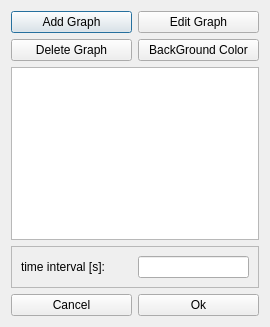
<?xml version="1.0" encoding="UTF-8"?>
<ui version="4.0">
 <class>Graph_Editor_gui</class>
 <widget class="QDialog" name="Graph_Editor_gui">
  <property name="geometry">
   <rect>
    <x>0</x>
    <y>0</y>
    <width>270</width>
    <height>327</height>
   </rect>
  </property>
  <property name="windowTitle">
   <string>Graph Editor</string>
  </property>
  <layout class="QGridLayout" name="gridLayout">
   <item row="0" column="0">
    <widget class="QPushButton" name="pushButton_add">
     <property name="text">
      <string>Add Graph</string>
     </property>
    </widget>
   </item>
   <item row="0" column="1">
    <widget class="QPushButton" name="pushButton_edit">
     <property name="text">
      <string>Edit Graph</string>
     </property>
    </widget>
   </item>
   <item row="1" column="0">
    <widget class="QPushButton" name="pushButton_delete">
     <property name="text">
      <string>Delete Graph</string>
     </property>
    </widget>
   </item>
   <item row="1" column="1">
    <widget class="QPushButton" name="pushButton_backGndColor">
     <property name="text">
      <string>BackGround Color</string>
     </property>
    </widget>
   </item>
   <item row="2" column="0" colspan="2">
    <widget class="QTableWidget" name="tableWidget_graph_list"/>
   </item>
   <item row="3" column="0" colspan="2">
    <widget class="QFrame" name="frame">
     <property name="frameShape">
      <enum>QFrame::StyledPanel</enum>
     </property>
     <property name="frameShadow">
      <enum>QFrame::Raised</enum>
     </property>
     <property name="lineWidth">
      <number>0</number>
     </property>
     <layout class="QHBoxLayout" name="horizontalLayout">
      <item>
       <widget class="QLabel" name="label">
        <property name="sizePolicy">
         <sizepolicy hsizetype="Minimum" vsizetype="Fixed">
          <horstretch>0</horstretch>
          <verstretch>0</verstretch>
         </sizepolicy>
        </property>
        <property name="text">
         <string>time interval [s]:</string>
        </property>
       </widget>
      </item>
      <item>
       <widget class="QLineEdit" name="lineEdit_t_delta">
        <property name="sizePolicy">
         <sizepolicy hsizetype="Minimum" vsizetype="Fixed">
          <horstretch>0</horstretch>
          <verstretch>0</verstretch>
         </sizepolicy>
        </property>
       </widget>
      </item>
     </layout>
    </widget>
   </item>
   <item row="4" column="0">
    <widget class="QPushButton" name="pushButton_cancel">
     <property name="text">
      <string>Cancel</string>
     </property>
    </widget>
   </item>
   <item row="4" column="1">
    <widget class="QPushButton" name="pushButton_ok">
     <property name="text">
      <string>Ok</string>
     </property>
    </widget>
   </item>
  </layout>
 </widget>
 <resources/>
 <connections/>
</ui>
